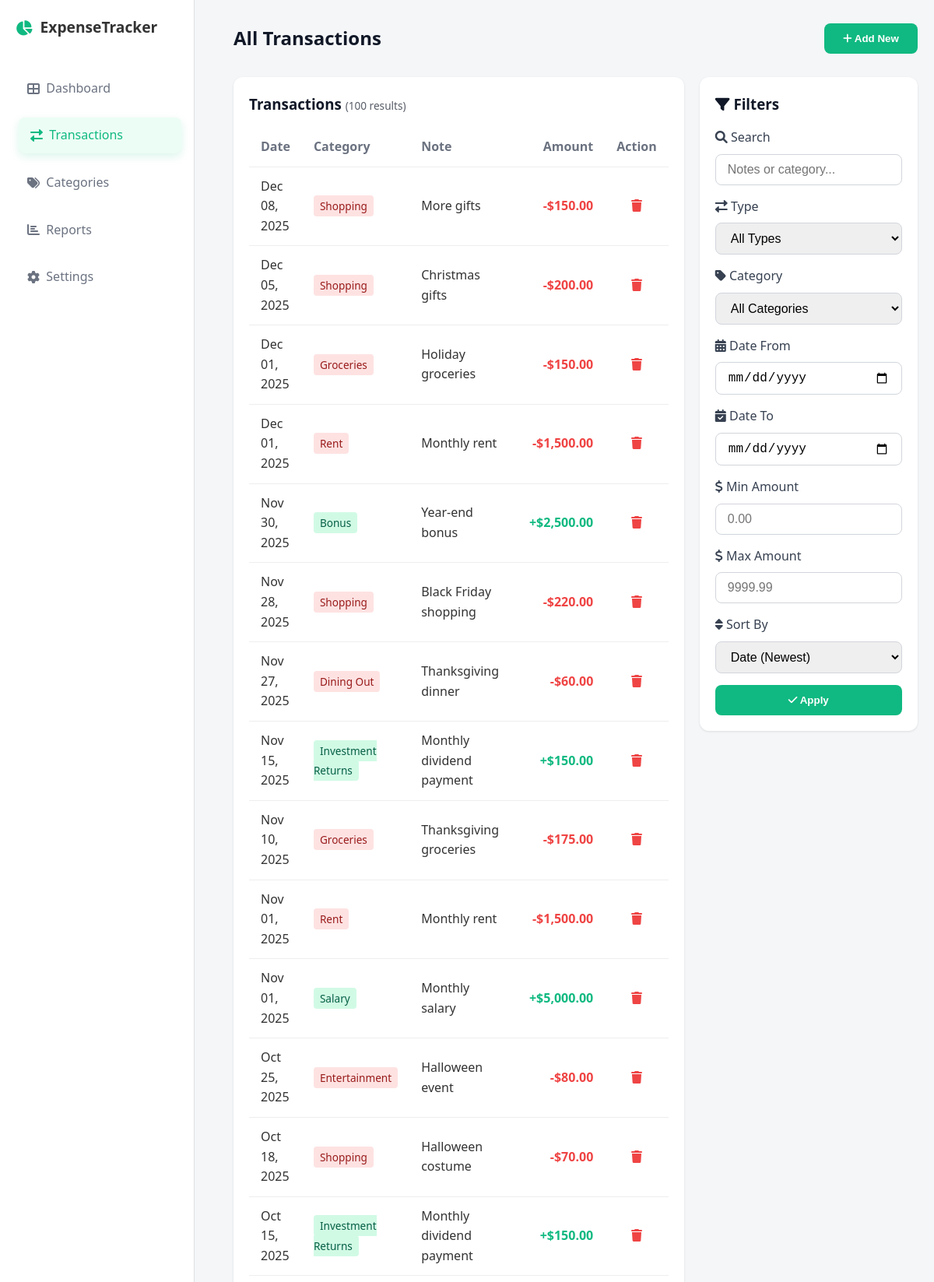
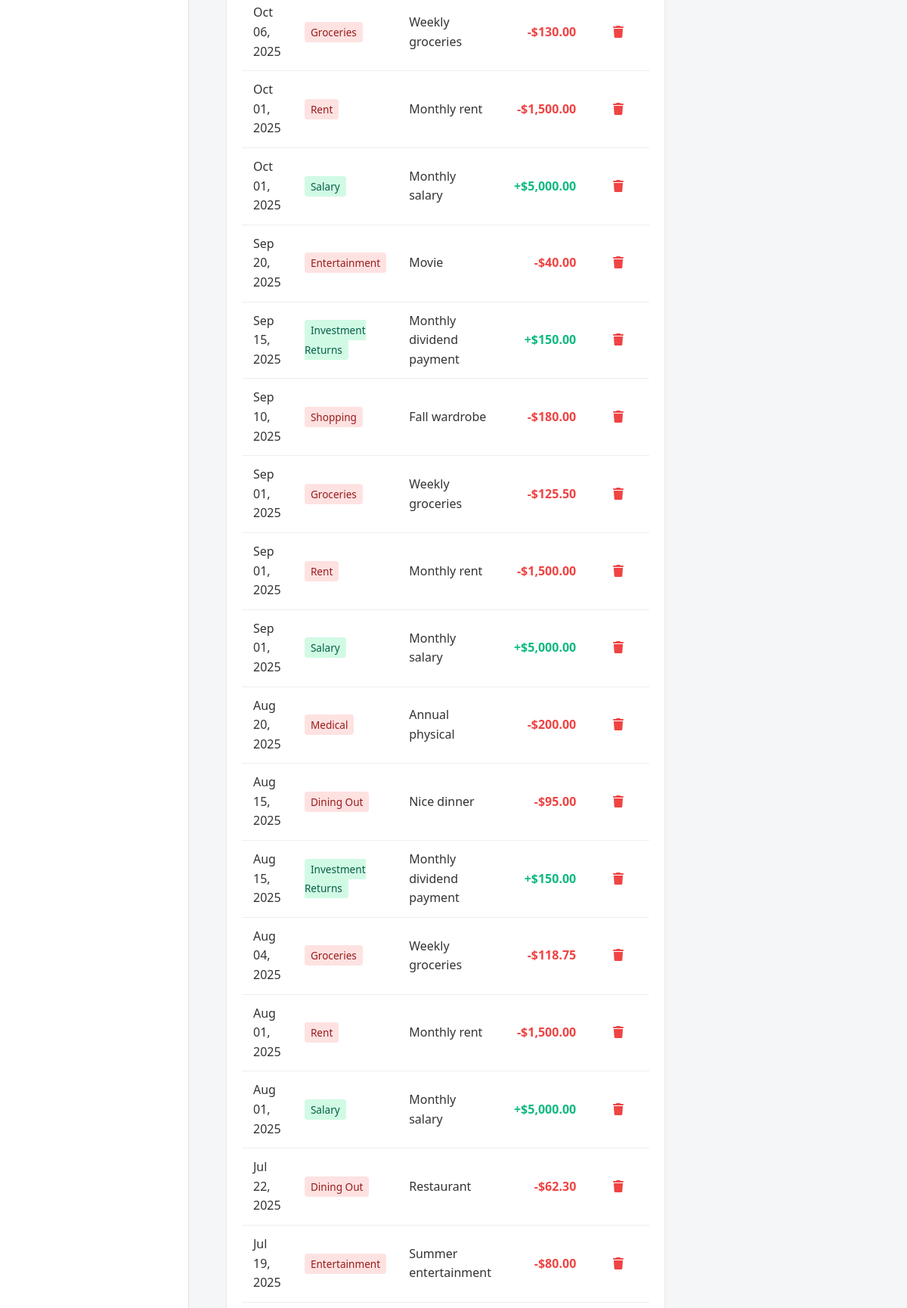
Page /TransactionOverview.php (signed in, upper part) on the committed database (2 pictures, top to bottom).
### tables this page shows
CREATE TABLE IF NOT EXISTS `transactions` (
  `id` INT UNSIGNED NOT NULL AUTO_INCREMENT,
  `user_id` INT UNSIGNED NOT NULL,
  `category_id` INT UNSIGNED NULL,
  `type` ENUM('income','expense') NOT NULL,
  `amount` DECIMAL(10,2) NOT NULL,
  `note` VARCHAR(255) NULL,
  `date` DATE NOT NULL,
  `created_at` TIMESTAMP NOT NULL DEFAULT CURRENT_TIMESTAMP,
  PRIMARY KEY (`id`),
  KEY `idx_transactions_user_date` (`user_id`, `date`),
  KEY `idx_transactions_category` (`category_id`),
  CONSTRAINT `fk_transactions_user` FOREIGN KEY (`user_id`) REFERENCES `users`(`id`) ON DELETE CASCADE,
  CONSTRAINT `fk_transactions_category` FOREIGN KEY (`category_id`) REFERENCES `categories`(`id`) ON DELETE SET NULL
);

CREATE TABLE IF NOT EXISTS `categories` (
  `id` INT UNSIGNED NOT NULL AUTO_INCREMENT,
  `user_id` INT UNSIGNED NOT NULL,
  `name` VARCHAR(100) NOT NULL,
  `type` ENUM('income','expense') DEFAULT 'expense',
  `monthly_budget` DECIMAL(10,2) NULL,
  `recurring_frequency` ENUM('weekly','biweekly','monthly','quarterly','yearly') NULL,
  `recurring_amount` DECIMAL(10,2) NULL,
  `recurring_date` INT NULL COMMENT 'Day of month (1-31) or week number for weekly cycles',
  `last_recurring_date` DATE NULL COMMENT 'Track when last recurring transaction was logged',
  `created_at` TIMESTAMP NOT NULL DEFAULT CURRENT_TIMESTAMP,
  PRIMARY KEY (`id`),
  KEY `idx_categories_user` (`user_id`),
  KEY `idx_categories_type` (`type`),
  CONSTRAINT `fk_categories_user` FOREIGN KEY (`user_id`) REFERENCES `users`(`id`) ON DELETE CASCADE
);

### includes/auth.php (called while the page is built, shortened)
<?php
function is_logged_in() {
    return !empty($_SESSION['user_id']);
}
function get_user_currency() {
    if (is_logged_in() && isset($_SESSION['user_currency'])) {
        return $_SESSION['user_currency'];
    }
    return 'USD';
}
function get_currency_symbol($currency = null) {
    if ($currency === null) {
        $currency = get_user_currency();
    }
    $symbols = [
        'USD' => '$',
        'EUR' => '€',
        'GBP' => '£',
        'MYR' => 'RM',
        'JPY' => '¥',
        'AUD' => 'A$',
        'CAD' => 'C$',
        'CHF' => 'CHF',
        'CNY' => '¥',
        'INR' => '₹',
        'SGD' => 'S$',
    ];
    return isset($symbols[$currency]) ? $symbols[$currency] : '$';
}
function e($str) {
    return htmlspecialchars((string)$str, ENT_QUOTES, 'UTF-8');
}
?>

### TransactionOverview.php (the view, shortened to what this page needs)
<?php
require_once __DIR__ . '/includes/auth.php';
$pdo = db();
$uid = (int)$_SESSION['user_id'];
$selectedCategory = isset($_GET['category']) ? (int)$_GET['category'] : 0;
$selectedType = isset($_GET['type']) ? $_GET['type'] : 'all';
$searchTerm = isset($_GET['search']) ? trim($_GET['search']) : '';
$dateFrom = isset($_GET['date_from']) ? $_GET['date_from'] : '';
$dateTo = isset($_GET['date_to']) ? $_GET['date_to'] : '';
$amountMin = isset($_GET['amount_min']) && $_GET['amount_min'] !== '' ? (float)$_GET['amount_min'] : null;
$amountMax = isset($_GET['amount_max']) && $_GET['amount_max'] !== '' ? (float)$_GET['amount_max'] : null;
$sortBy = isset($_GET['sort']) ? $_GET['sort'] : 'date_desc';
$query = "SELECT t.id, t.date, t.type, t.amount, t.note, c.name AS category_name
          FROM transactions t
          LEFT JOIN categories c ON c.id = t.category_id
          WHERE t.user_id = ?";
$params = [$uid];
switch ($sortBy) {
    default:
        $query .= " ORDER BY t.date DESC, t.id DESC";
        break;
}
$query .= " LIMIT 100";
$tx = $pdo->prepare($query);
$tx->execute($params);
$rows = $tx->fetchAll();
include 'includes/header.php';
?>
<header>
    <h2>All Transactions</h2>
    <div class="actions">
        <a href="TransactionEntryForm.php">
            <button class="btn btn-primary" style="width: auto;">
                <i class="fas fa-plus"></i> Add New
            </button>
        </a>
    </div>
</header>
<div id="transactions-container" style="display: grid; grid-template-columns: 1fr 280px; gap: 20px; align-items: start;">
    <main>
<div class="card">
    <h3>
        Transactions
        <span style="font-size: 0.85rem; opacity: 0.7; font-weight: 400;">
            (<?php echo count($rows); ?> result<?php echo count($rows) !== 1 ? 's' : ''; ?>)
        </span>
    </h3>
    <table>
        <thead>
            <tr>
                <th>Date</th>
                <th>Category</th>
                <th>Note</th>
                <th style="text-align:right;">Amount</th>
                <th style="text-align:center; width: 60px;">Action</th>
            </tr>
        </thead>
        <tbody>
        <?php if (empty($rows)): ?>
            <tr><td colspan="5" class="text-muted">No transactions yet.</td></tr>
        <?php else: ?>
            <?php foreach ($rows as $r): ?>
            <?php
                $isIncome = ($r['type'] === 'income');
                $cls = $isIncome ? 'text-green' : 'text-red';
                $sign = $isIncome ? '+' : '-';
                $cat = $r['category_name'] ? $r['category_name'] : ($isIncome ? 'Income' : 'Uncategorized');
            ?>
            <tr>
                <td><?php echo e(date('M d, Y', strtotime($r['date']))); ?></td>
                <td><span class="badge <?php echo $isIncome ? 'badge-income' : 'badge-expense'; ?>"><?php echo e($cat); ?></span></td>
                <td><?php echo e($r['note']); ?></td>
                <td style="text-align:right; font-weight:bold;" class="<?php echo $cls; ?>"><?php echo $sign; ?><?php echo get_currency_symbol(); ?><?php echo number_format($r['amount'], 2); ?></td>
                <td style="text-align:center;">
                    <form method="POST" style="display:inline;" onsubmit="return confirm('Delete this transaction?');">
                        <button type="submit" style="background: none; border: none; color: #ef4444; cursor: pointer; font-size: 1rem; padding: 0;" title="Delete transaction">
                            <i class="fas fa-trash"></i>
                        </button>
                    </form>
                </td>
            </tr>
            <?php endforeach; ?>
        <?php endif; ?>
        </tbody>
    </table>
    </div>
    </main>
    <aside id="filters-sidebar" style="position: relative;">
        <div class="card" style="position: sticky; top: 20px;">
            <h3 style="margin-bottom: 15px; margin-top: 0;">
                <i class="fas fa-filter"></i> Filters
            </h3>
            <form method="GET" action="TransactionOverview.php" style="display: flex; flex-direction: column; gap: 15px;">
                <div class="form-group" style="margin: 0;">
                    <label><i class="fas fa-search"></i> Search</label>
                    <input type="text" name="search" placeholder="Notes or category..." value="<?php echo e($searchTerm); ?>">
                </div>
                <div class="form-group" style="margin: 0;">
                    <label><i class="fas fa-exchange-alt"></i> Type</label>
                    <select name="type">
                        <option value="all" <?php echo $selectedType === 'all' ? 'selected' : ''; ?>>All Types</option>
                    </select>
                </div>
                <div class="form-group" style="margin: 0;">
                    <label><i class="fas fa-tag"></i> Category</label>
                    <select name="category">
                        <option value="0" <?php echo $selectedCategory == 0 ? 'selected' : ''; ?>>All Categories</option>
                    </select>
                </div>
                <div class="form-group" style="margin: 0;">
                    <label><i class="fas fa-calendar-alt"></i> Date From</label>
                    <input type="date" name="date_from" value="<?php echo e($dateFrom); ?>">
                </div>
                <div class="form-group" style="margin: 0;">
                    <label><i class="fas fa-calendar-check"></i> Date To</label>
                    <input type="date" name="date_to" value="<?php echo e($dateTo); ?>">
                </div>
                <div class="form-group" style="margin: 0;">
                    <label><i class="fas fa-dollar-sign"></i> Min Amount</label>
                    <input type="number" name="amount_min" placeholder="0.00" step="0.01" min="0" value="<?php echo $amountMin !== null ? e($amountMin) : ''; ?>">
                </div>
                <div class="form-group" style="margin: 0;">
                    <label><i class="fas fa-dollar-sign"></i> Max Amount</label>
                    <input type="number" name="amount_max" placeholder="9999.99" step="0.01" min="0" value="<?php echo $amountMax !== null ? e($amountMax) : ''; ?>">
                </div>
                <div class="form-group" style="margin: 0;">
                    <label><i class="fas fa-sort"></i> Sort By</label>
                    <select name="sort">
                        <option value="date_desc" <?php echo $sortBy === 'date_desc' ? 'selected' : ''; ?>>Date (Newest)</option>
                    </select>
                </div>
                <button type="submit" class="btn btn-primary" style="width: 100%;">
                    <i class="fas fa-check"></i> Apply
                </button>
            </form>
        </div>
    </aside>
</div>
<?php include 'includes/footer.php'; ?>

### styles_and_layout.css (style rules this page uses)
* { box-sizing: border-box; margin: 0; padding: 0; }
body { font-family: 'Segoe UI', Tahoma, Geneva, Verdana, sans-serif; background-color: #f4f6f8; color: #333; line-height: 1.6; display: flex; min-height: 100vh; }
h1, h2, h3 { color: #111827; }
header { display: flex; justify-content: space-between; align-items: center; margin-bottom: 30px; }
.card { background: white; border-radius: 12px; padding: 20px; box-shadow: 0 1px 3px rgba(0,0,0,0.1); }
.form-group { margin-bottom: 20px; }
label { display: block; margin-bottom: 8px; font-weight: 500; color: #374151; }
input[type="text"], input[type="email"], input[type="password"], input[type="number"], input[type="date"], select, textarea { width: 100%; padding: 10px 15px; border: 1px solid #d1d5db; border-radius: 8px; font-size: 1rem; outline: none; }
.btn { display: inline-block; padding: 12px 24px; border-radius: 8px; border: none; cursor: pointer; font-weight: 600; text-align: center; text-decoration: none; transition: background 0.3s; }
.btn-primary { background-color: #10b981; color: white; width: 100%; }
table { width: 100%; border-collapse: collapse; margin-top: 15px; }
th, td { text-align: left; padding: 12px 15px; border-bottom: 1px solid #eee; }
th { font-weight: 600; color: #6b7280; }
.badge { padding: 4px 8px; border-radius: 4px; font-size: 0.85rem; }
.badge-expense { background: #fee2e2; color: #991b1b; }
.badge-income { background: #d1fae5; color: #065f46; }
.text-green { color: #10b981; }
.text-red { color: #ef4444; }

### rows in the picture
transactions: date "Dec 08, 2025", category.name "Shopping", note "More gifts", type "-", amount "150.00"
transactions: date "Dec 05, 2025", category.name "Shopping", note "Christmas gifts", type "-", amount "200.00"
transactions: date "Dec 01, 2025", category.name "Groceries", note "Holiday groceries", type "-", amount "150.00"
transactions: date "Dec 01, 2025", category.name "Rent", note "Monthly rent", type "-", amount "1,500.00"
transactions: date "Nov 30, 2025", category.name "Bonus", note "Year-end bonus", type "+", amount "2,500.00"
transactions: date "Nov 28, 2025", category.name "Shopping", note "Black Friday shopping", type "-", amount "220.00"
transactions: date "Nov 27, 2025", category.name "Dining Out", note "Thanksgiving dinner", type "-", amount "60.00"
transactions: date "Nov 15, 2025", category.name "Investment Returns", note "Monthly dividend payment", type "+", amount "150.00"
transactions: date "Nov 10, 2025", category.name "Groceries", note "Thanksgiving groceries", type "-", amount "175.00"
transactions: date "Nov 01, 2025", category.name "Rent", note "Monthly rent", type "-", amount "1,500.00"
transactions: date "Nov 01, 2025", category.name "Salary", note "Monthly salary", type "+", amount "5,000.00"
transactions: date "Oct 25, 2025", category.name "Entertainment", note "Halloween event", type "-", amount "80.00"
transactions: date "Oct 18, 2025", category.name "Shopping", note "Halloween costume", type "-", amount "70.00"
transactions: date "Oct 15, 2025", category.name "Investment Returns", note "Monthly dividend payment", type "+", amount "150.00"
transactions: date "Oct 06, 2025", category.name "Groceries", note "Weekly groceries", type "-", amount "130.00"
transactions: date "Oct 01, 2025", category.name "Rent", note "Monthly rent", type "-", amount "1,500.00"
transactions: date "Oct 01, 2025", category.name "Salary", note "Monthly salary", type "+", amount "5,000.00"
transactions: date "Sep 20, 2025", category.name "Entertainment", note "Movie", type "-", amount "40.00"
transactions: date "Sep 15, 2025", category.name "Investment Returns", note "Monthly dividend payment", type "+", amount "150.00"
transactions: date "Sep 10, 2025", category.name "Shopping", note "Fall wardrobe", type "-", amount "180.00"
transactions: date "Sep 01, 2025", category.name "Groceries", note "Weekly groceries", type "-", amount "125.50"
transactions: date "Sep 01, 2025", category.name "Rent", note "Monthly rent", type "-", amount "1,500.00"
transactions: date "Sep 01, 2025", category.name "Salary", note "Monthly salary", type "+", amount "5,000.00"
transactions: date "Aug 20, 2025", category.name "Medical", note "Annual physical", type "-", amount "200.00"
transactions: date "Aug 15, 2025", category.name "Dining Out", note "Nice dinner", type "-", amount "95.00"
transactions: date "Aug 15, 2025", category.name "Investment Returns", note "Monthly dividend payment", type "+", amount "150.00"
transactions: date "Aug 04, 2025", category.name "Groceries", note "Weekly groceries", type "-", amount "118.75"
transactions: date "Aug 01, 2025", category.name "Rent", note "Monthly rent", type "-", amount "1,500.00"
transactions: date "Aug 01, 2025", category.name "Salary", note "Monthly salary", type "+", amount "5,000.00"
transactions: date "Jul 22, 2025", category.name "Dining Out", note "Restaurant", type "-", amount "62.30"
transactions: date "Jul 19, 2025", category.name "Entertainment", note "Summer entertainment", type "-", amount "80.00"

### other values in the picture
count($rows) "100"
